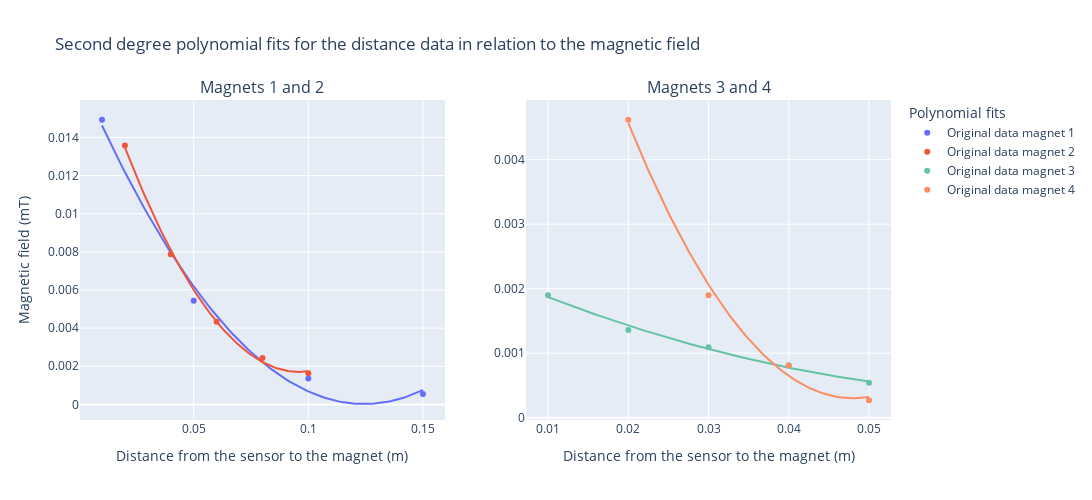

Write notebook code for a chart like this one.
### Markdown cell above
**Figure 1:** Fits with inverse functions of the experimental data  

As shown in Figure 1, the three functions appear to fit the experimental data well. However, we proceeded with a statistical analysis using three metrics to determine which was the best possible fit for our data. These metrics were R², Mean Squared Error (MSE), and Mean Absolute Error (MAE).

On average, for the four magnets, the metrics for the 1/x function were clearly superior, with the following values: R² = 0.96, MSE = 4.5 × 10⁻⁷, and MAE = 4.46 × 10⁻⁴.

### Code cell
fig = make_subplots(rows=1, cols=2, subplot_titles=['Magnets 1 and 2', 'Magnets 3 and 4'])

# Color palettes
colors_1 = px.colors.qualitative.Plotly
colors_2 = px.colors.qualitative.Set2

# Polynomial fitting function
def polynomial_fit(x, y, degree, color):
    coefficients = np.polyfit(x, y, degree)
    polynomial = np.poly1d(coefficients)
    formula = str(polynomial).replace('x', 'x^2', 1).split('\n')[-1]
    return polynomial, color, formula

for i, subplot_title, magnets, colors in zip(
    [1, 2],
    ['Magnet 1 and 2', 'Magnet 3 and 4'],
    [[1, 2], [3, 4]],
    [colors_1, colors_2]
):
    for magnet, color in zip(magnets, colors):
        magnet_data = total_data[total_data['magnet'] == magnet]
        
        # Second degree polynomial fit
        polynomial, curve_color, formula = polynomial_fit(
            magnet_data['distance_meters'],
            magnet_data['magnetic_field_millitesla'],
            degree=2,
            color=color
        )
        x_vals = np.linspace(
            min(magnet_data['distance_meters']),
            max(magnet_data['distance_meters']),
            100
        )
        y_vals = polynomial(x_vals)
        
        # Add fitted curve as an additional line
        fig.add_trace(
            px.line(x=x_vals, y=y_vals, line_shape='linear')
            .update_traces(line=dict(color=curve_color))
            .data[0],
            row=1, col=i
        )
        
        # Add original data as points
        fig.add_trace(
            go.Scatter(
                x=magnet_data['distance_meters'],
                y=magnet_data['magnetic_field_millitesla'],
                mode='markers',
                marker=dict(color=color),
                name=f'Original data magnet {magnet}'
            ),
            row=1, col=i
        )

fig.update_layout(
    title_text='Second degree polynomial fits for the distance data in relation to the magnetic field',
    legend_title='Polynomial fits',
    xaxis_title='Distance from the sensor to the magnet (m)',
    yaxis_title='Magnetic field (mT)',
    xaxis2_title='Distance from the sensor to the magnet (m)',
    width=1200,
    height=500
)

# fig.write_image("polynomial_fits.png")

fig.show()
